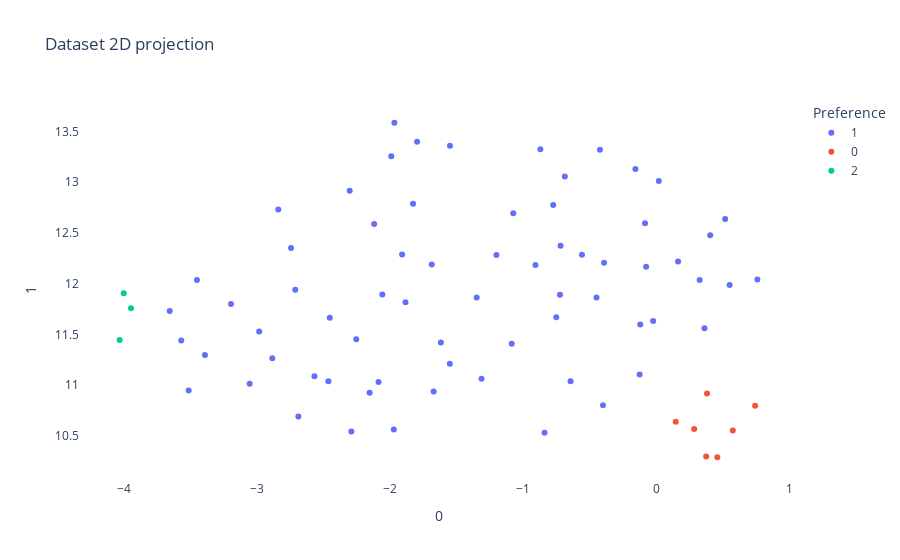

Here is the notebook cell this chart was saved with:
### Code cell
plot_reduced_ds(reduced_ds, "Preference", n_components)

### Figure 1 — Plotly figure (JSON) as saved in the notebook; plotly's stock layout.template omitted (floating-point values rounded to 4 significant figures)
{"data": [{"hovertemplate": "Preference=1<br>0=%{x}<br>1=%{y}<extra></extra>", "legendgroup": "1", "marker": {"color": "#636efa", "symbol": "circle"}, "mode": "markers", "name": "1", "orientation": "v", "showlegend": true, "type": "scatter", "x": [-1.909, -1.085, -2.119, -2.744, -2.568, -1.827, -1.551, -2.463, -0.6436, -2.453, -3.195, -1.99, -1.349, -0.558, -0.4228, -3.391, -2.84, -0.7186, -1.686, -0.9073, -0.1245, -1.967, -3.655, -1.972, -1.618, 0.1642, -1.797, -3.451, -0.4485, 0.5516, -0.3998, -0.0757, -0.8391, -1.2, -1.55, -2.254, -0.7511, 0.3264, -0.8705, -3.569, 0.4058, -1.312, -1.672, -1.074, -1.884, -2.712, -0.1561, -0.1199, -3.513, -3.055, -0.02281, 0.3626, -0.6868, -0.7741, -2.058, 0.5181, -0.7231, 0.0196, 0.7604, -0.3918, -2.689, -2.983, -2.29, -2.303, -0.08414, -2.884, -2.153, -2.086], "xaxis": "x", "y": [12.29, 11.41, 12.59, 12.35, 11.09, 12.79, 11.21, 11.04, 11.04, 11.66, 11.8, 13.25, 11.86, 12.28, 13.32, 11.3, 12.73, 12.37, 12.19, 12.19, 11.11, 13.58, 11.73, 10.56, 11.42, 12.22, 13.4, 12.04, 11.87, 11.99, 10.8, 12.17, 10.53, 12.28, 13.36, 11.45, 11.67, 12.04, 13.32, 11.44, 12.48, 11.07, 10.94, 12.69, 11.82, 11.94, 13.13, 11.6, 10.95, 11.02, 11.63, 11.56, 13.06, 12.77, 11.89, 12.64, 11.89, 13.01, 12.04, 12.21, 10.69, 11.53, 10.55, 12.92, 12.6, 11.27, 10.93, 11.03], "yaxis": "y"}, {"hovertemplate": "Preference=0<br>0=%{x}<br>1=%{y}<extra></extra>", "legendgroup": "0", "marker": {"color": "#EF553B", "symbol": "circle"}, "mode": "markers", "name": "0", "orientation": "v", "showlegend": true, "type": "scatter", "x": [0.2852, 0.3752, 0.5755, 0.4592, 0.1465, 0.7432, 0.3817], "xaxis": "x", "y": [10.57, 10.3, 10.55, 10.29, 10.64, 10.8, 10.92], "yaxis": "y"}, {"hovertemplate": "Preference=2<br>0=%{x}<br>1=%{y}<extra></extra>", "legendgroup": "2", "marker": {"color": "#00cc96", "symbol": "circle"}, "mode": "markers", "name": "2", "orientation": "v", "showlegend": true, "type": "scatter", "x": [-4.001, -4.032, -3.946], "xaxis": "x", "y": [11.91, 11.45, 11.76], "yaxis": "y"}], "layout": {"legend": {"title": {"text": "Preference"}, "tracegroupgap": 0}, "plot_bgcolor": "white", "title": {"text": "Dataset 2D projection"}, "xaxis": {"anchor": "y", "domain": [0, 1], "title": {"text": "0"}}, "yaxis": {"anchor": "x", "domain": [0, 1], "title": {"text": "1"}}}}
